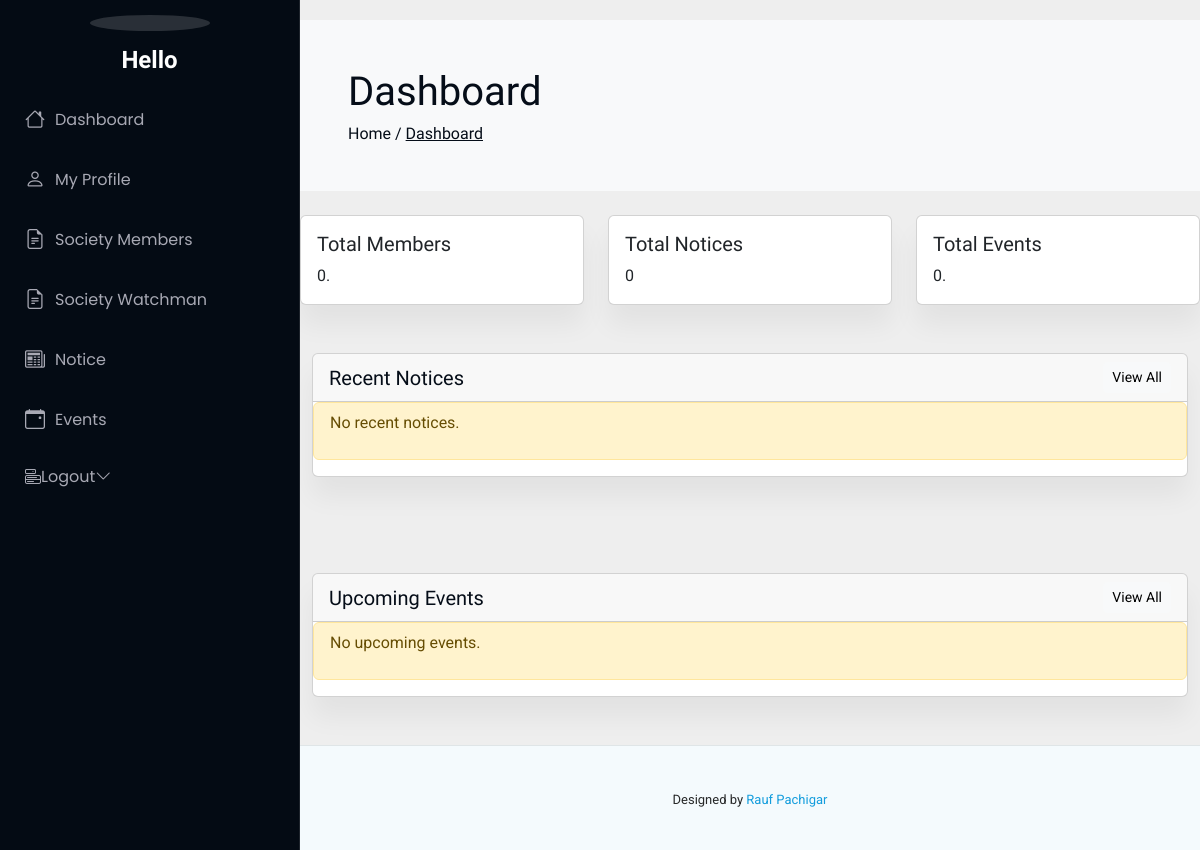
Before: / (signed in) with the older database file.
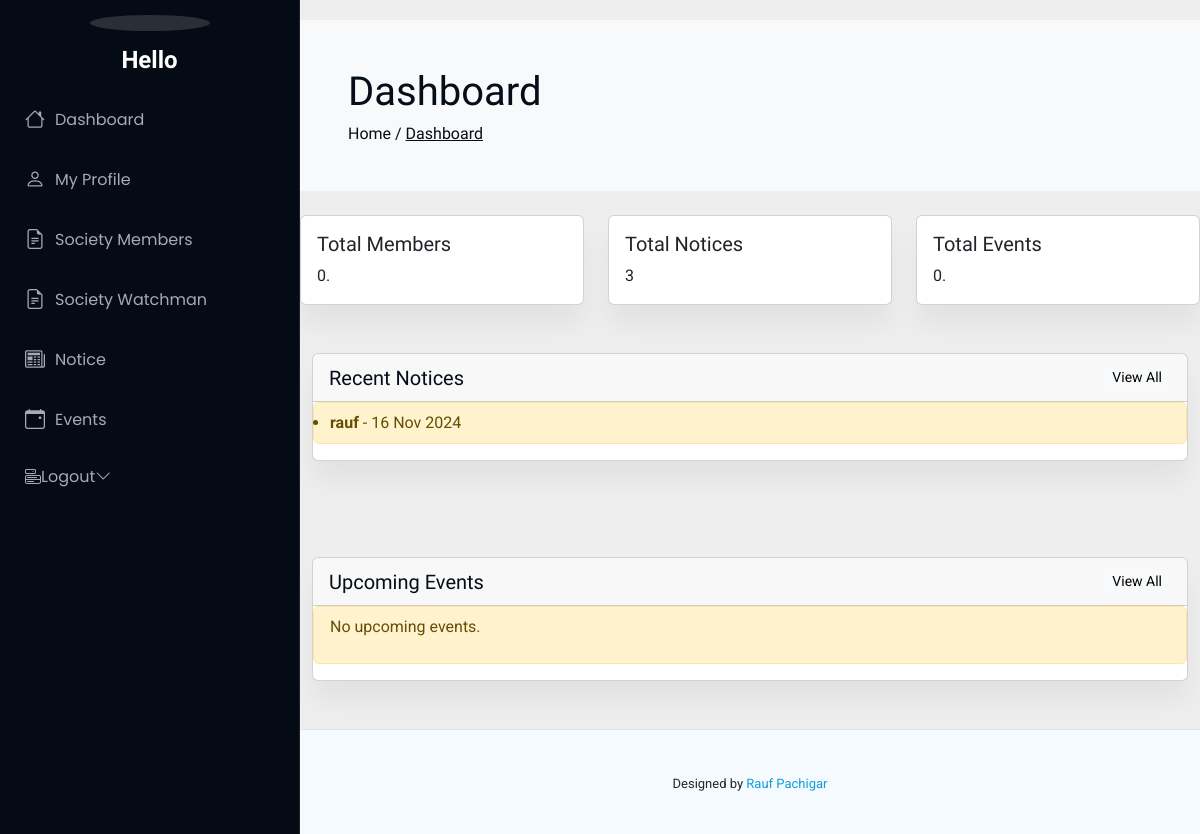
After: the same page with the newer database file.
### societyapp/models.py (models this page shows, shortened)
class Notice(models.Model):
    title = models.CharField(max_length=100)
    content = models.TextField()
    posted_date = models.DateTimeField(auto_now_add=True)

### societyapp/views.py (the view)
# urls.py: path('', views.dashboard_view, name='dashboard'),
def dashboard_view(request):
    if not request.user.is_authenticated:
        messages.warning(request,"Please Login  ")
        return redirect('/auth/login')
    total_members = Member.objects.count()
    total_notices = Notice.objects.count()
    total_events = Event.objects.count()
    recent_notices = Notice.objects.order_by('-posted_date')[:1]  # Last 5 notices
    upcoming_events = Event.objects.order_by('event_date')[:1]    # Next 5 upcoming events
    context = {
        'total_members': total_members,
        'total_notices': total_notices,
        'total_events': total_events,
        'recent_notices': recent_notices,
        'upcoming_events': upcoming_events,
    }
    return render(request, 'dashboard.html', context)

### templates/dashboard.html (shortened to what this page needs)
{% extends 'base.html' %}
{% block intro %}
Dashboard
{% endblock intro %}
{% block heading %}
Dashboard
{% endblock heading %}
{% block content %}
<div class="row row-cols-1 row-cols-md-3 g-4">
    <div class="col">
      <div class="card">
        <div class="card-body">
          <h5 class="card-title">Total Members</h5>
          <p class="card-text">{{ total_members }}.</p>
        </div>
      </div>
    </div>
    <div class="col">
      <div class="card">
        <div class="card-body">
          <h5 class="card-title">Total Notices</h5>
          <p class="card-text">{{ total_notices }}</p>
        </div>
      </div>
    </div>
    <div class="col">
      <div class="card">
        <div class="card-body">
          <h5 class="card-title">Total Events</h5>
          <p class="card-text">{{ total_events }}.</p>
        </div>
      </div>
    </div>
  </div>
</head>
<body>
<link href="https://maxcdn.bootstrapcdn.com/font-awesome/4.7.0/css/font-awesome.min.css" rel="stylesheet" />
<div class="container mt-5">
<div class="row">
    <div class="col-12 mb-3 mb-lg-5">
        <div class="overflow-hidden card table-nowrap table-card">
            <div class="card-header d-flex justify-content-between align-items-center">
                <h5 class="mb-0">Recent Notices</h5>
                <a href="/Notice" class="btn btn-light btn-sm">View All</a>
            </div>
            <div class="table-responsive">
              <div class="list-group">
                <ul class="list-group-item list-group-item-action list-group-item-warning">
                  {% for notice in recent_notices %}
                      <li><strong>{{ notice.title }}</strong> - {{ notice.posted_date|date:"d M Y" }}<br>{{ notice.description }}</li>
                  {% empty %}
                      <p>No recent notices.</p>
                  {% endfor %}
              </ul>
              </div>
            </div>
        </div>
    </div>
</div>
</div>
</head>
<body>
<link href="https://maxcdn.bootstrapcdn.com/font-awesome/4.7.0/css/font-awesome.min.css" rel="stylesheet" />
<div class="container mt-5">
<div class="row">
  <div class="col-12 mb-3 mb-lg-5">
      <div class="overflow-hidden card table-nowrap table-card">
          <div class="card-header d-flex justify-content-between align-items-center">
              <h5 class="mb-0">Upcoming Events</h5>
              <a href="/Events" class="btn btn-light btn-sm">View All</a>
          </div>
          <div class="table-responsive">
            <div class="list-group">
              <ul class="list-group-item list-group-item-action list-group-item-warning">
                {% for event in upcoming_events %}
                    <li><strong>{{ event.title }}</strong> - {{ event.event_date|date:"d M Y" }}<br>{{ event.description }}</li>
                {% empty %}
                    <p>No upcoming events.</p>
                {% endfor %}
            </ul>
            </div>
          </div>
      </div>
  </div>
</div>
</div>
{% endblock content %}

Changed rows visible on the page:
added Notice: title "rauf", posted_date "16 Nov 2024"
Other visible differences:
{{ total_notices }}: "0" → "3"
text no longer shown: "No recent notices."
